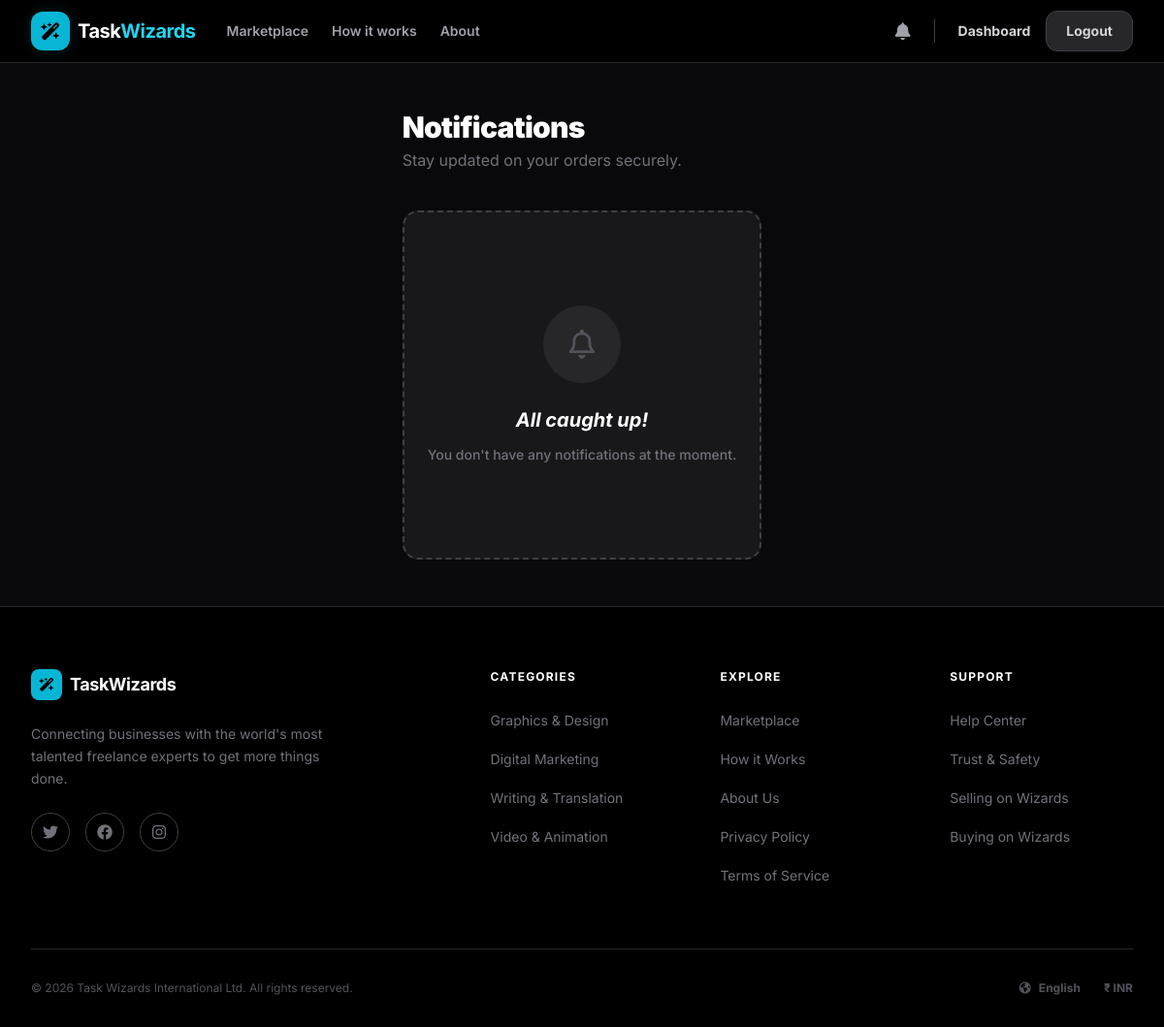
/marketplace/notifications/ (signed in), run on an earlier commit of the app's database.
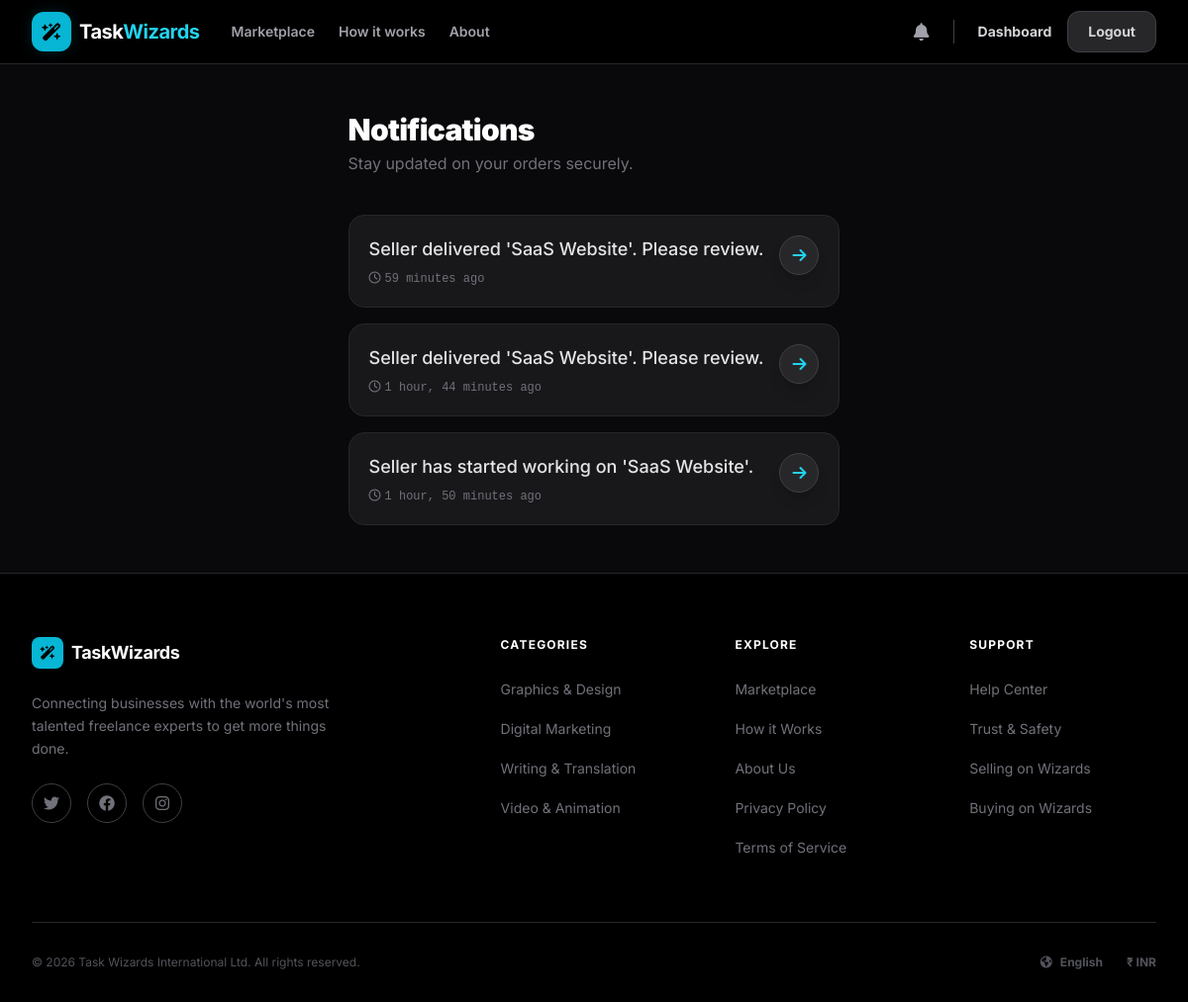
And on a later commit of the database.
### marketplace/models.py (models this page shows, shortened)
class Notification(models.Model):
    user = models.ForeignKey(settings.AUTH_USER_MODEL, on_delete=models.CASCADE, related_name="notifications")
    message = models.CharField(max_length=255)
    link = models.CharField(max_length=255, blank=True, null=True)
    is_read = models.BooleanField(default=False)
    created_at = models.DateTimeField(auto_now_add=True)
    class Meta:
        ordering = ["-created_at"]

### marketplace/views.py (the view)
# urls.py: path("notifications/", views.NotificationListView.as_view(), name="notification_list"),
class NotificationListView(LoginRequiredMixin, ListView):
    model = Notification
    template_name = "marketplace/notification_list.html"
    context_object_name = "notifications"
    def get_queryset(self):
        return Notification.objects.filter(user=self.request.user)

### marketplace/templates/marketplace/notification_list.html (shortened to what this page needs)
{% extends "account/base.html" %}
{% block content %}
<div class="max-w-4xl mx-auto px-4 sm:px-6 lg:px-8 py-12">
    <div class="mb-10 block">
        <h1 class="text-3xl font-black text-white tracking-tight">Notifications</h1>
        <p class="text-zinc-500 mt-1">Stay updated on your orders securely.</p>
    </div>
    {% if notifications %}
        <div class="space-y-4">
            {% for notification in notifications %}
            <div class="{% if not notification.is_read %}bg-zinc-800 border-cyan-500/50{% else %}bg-zinc-900 border-zinc-800{% endif %} rounded-2xl border p-5 flex items-start justify-between hover:border-zinc-600 transition-all duration-300">
                <div class="flex-1">
                    <p class="text-zinc-200 text-lg {% if not notification.is_read %}font-bold{% else %}font-medium{% endif %}">
                        {{ notification.message }}
                    </p>
                    <p class="text-zinc-500 text-xs mt-2 font-mono">
                        <i class="fa-regular fa-clock mr-1"></i>{{ notification.created_at|timesince }} ago
                    </p>
                </div>
                <div class="ml-4 flex items-center gap-3">
                    {% if notification.link %}
                        <a href="{{ notification.link }}" class="w-10 h-10 rounded-full bg-zinc-800 flex items-center justify-center text-cyan-400 hover:bg-cyan-500 hover:text-black transition-all shadow-lg border border-zinc-700 hover:border-cyan-400">
                            <i class="fa-solid fa-arrow-right"></i>
                        </a>
                    {% endif %}
                </div>
            </div>
            {% endfor %}
        </div>
    {% else %}
        <div class="py-24 bg-zinc-900 rounded-2xl border-2 border-dashed border-zinc-700 flex flex-col items-center justify-center text-center px-6">
            <div class="w-20 h-20 bg-zinc-800 rounded-full flex items-center justify-center text-zinc-600 mx-auto mb-6 text-3xl">
                <i class="fa-regular fa-bell"></i>
            </div>
            <h3 class="text-xl font-bold text-white italic">All caught up!</h3>
            <p class="text-zinc-500 text-sm mt-3 max-w-xs mx-auto font-medium">You don't have any notifications at the moment.</p>
        </div>
    {% endif %}
</div>
{% endblock %}

### account/templates/account/base.html (shortened to what this page needs)
<!DOCTYPE html>
<html lang="en">
<head>
    <script src="https://cdn.tailwindcss.com"></script>
    <link rel="stylesheet" href="https://cdnjs.cloudflare.com/ajax/libs/font-awesome/6.4.0/css/all.min.css">
</head>
<body class="min-h-screen bg-zinc-950 text-white antialiased flex flex-col font-sans">
    <nav class="bg-black/95 backdrop-blur-md border-b border-zinc-800 sticky top-0 z-50">
        <div class="max-w-7xl mx-auto px-4 sm:px-6 lg:px-8">
            <div class="flex justify-between h-16 items-center">
                <div class="flex items-center gap-8">
                    <a href="{% url 'home' %}" class="flex items-center gap-2 group">
                        <div class="w-10 h-10 rounded-xl bg-cyan-500 text-black flex items-center justify-center shadow-lg group-hover:scale-105 transition-transform cyan-glow-sm">
                            <i class="fa-solid fa-wand-magic-sparkles text-lg"></i>
                        </div>
                        <span class="text-xl font-bold text-white tracking-tight">Task<span class="text-cyan-400">Wizards</span></span>
                    </a>
                    <div class="hidden lg:flex items-center gap-6">
                        <a href="{% url 'marketplace:service_list' %}" class="text-sm font-semibold text-zinc-400 hover:text-cyan-400 transition-colors">Marketplace</a>
                        <a href="{% url 'how_it_works' %}" class="text-sm font-semibold text-zinc-400 hover:text-cyan-400 transition-colors">How it works</a>
                        <a href="{% url 'about' %}" class="text-sm font-semibold text-zinc-400 hover:text-cyan-400 transition-colors">About</a>
                    </div>
                </div>
                <div class="flex items-center gap-4">
                    {% if user.is_authenticated %}
                        <a href="{% url 'marketplace:notification_list' %}" class="relative text-zinc-400 hover:text-cyan-400 transition-colors" title="Notifications">
                            <i class="fa-solid fa-bell text-lg"></i>
                        </a>
                        <a href="{% if user.role == 'Buyer' %}{% url 'buyer_dashboard' %}{% else %}{% url 'seller_dashboard' %}{% endif %}" class="text-sm font-bold text-zinc-300 hover:text-cyan-400 transition-colors">Dashboard</a>
                        <a href="{% url 'logout' %}" class="px-5 py-2.5 rounded-xl bg-zinc-800 text-zinc-300 text-sm font-bold hover:bg-zinc-700 transition-all border border-zinc-700">Logout</a>
                    {% else %}
                        <a href="{% url 'login' %}" class="text-sm font-bold text-zinc-300 hover:text-cyan-400 transition-colors">Sign In</a>
                        <a href="{% url 'register' %}" class="px-5 py-2.5 rounded-xl bg-cyan-500 text-black text-sm font-bold hover:bg-cyan-400 transition-all shadow-lg cyan-glow-sm">Join Now</a>
                    {% endif %}
                </div>
            </div>
        </div>
    </nav>
    <main class="flex-grow flex flex-col w-full relative">
        <div class="relative z-10 w-full flex-grow flex flex-col">
            {% block content %}
            {% endblock content %}
        </div>
    </main>
    <footer class="bg-black border-t border-zinc-800 pt-16 pb-8">
        <div class="max-w-7xl mx-auto px-4 sm:px-6 lg:px-8">
            <div class="grid grid-cols-2 lg:grid-cols-5 gap-12 mb-16">
                <div class="col-span-2 space-y-6">
                    <a href="{% url 'home' %}" class="flex items-center gap-2">
                        <div class="w-8 h-8 rounded-lg bg-cyan-500 text-black flex items-center justify-center">
                            <i class="fa-solid fa-wand-magic-sparkles text-sm"></i>
                        </div>
                        <span class="text-lg font-bold text-white tracking-tight">TaskWizards</span>
                    </a>
                    <p class="text-zinc-500 text-sm max-w-xs leading-relaxed">
                        Connecting businesses with the world's most talented freelance experts to get more things done.
                    </p>
                    <div class="flex gap-4">
                        <a href="#" class="w-10 h-10 rounded-full border border-zinc-700 flex items-center justify-center text-zinc-500 hover:text-cyan-400 hover:border-cyan-500/50 transition-all">
                            <i class="fa-brands fa-twitter"></i>
                        </a>
                        <a href="#" class="w-10 h-10 rounded-full border border-zinc-700 flex items-center justify-center text-zinc-500 hover:text-cyan-400 hover:border-cyan-500/50 transition-all">
                            <i class="fa-brands fa-facebook"></i>
                        </a>
                        <a href="#" class="w-10 h-10 rounded-full border border-zinc-700 flex items-center justify-center text-zinc-500 hover:text-cyan-400 hover:border-cyan-500/50 transition-all">
                            <i class="fa-brands fa-instagram"></i>
                        </a>
                    </div>
                </div>
                <div>
                    <h4 class="font-bold text-white mb-6 uppercase text-xs tracking-widest">Categories</h4>
                    <ul class="space-y-4">
                        <li><a href="#" class="text-sm text-zinc-500 hover:text-cyan-400 transition-colors">Graphics &amp; Design</a></li>
                        <li><a href="#" class="text-sm text-zinc-500 hover:text-cyan-400 transition-colors">Digital Marketing</a></li>
                        <li><a href="#" class="text-sm text-zinc-500 hover:text-cyan-400 transition-colors">Writing &amp; Translation</a></li>
                        <li><a href="#" class="text-sm text-zinc-500 hover:text-cyan-400 transition-colors">Video &amp; Animation</a></li>
                    </ul>
                </div>
                <div>
                    <h4 class="font-bold text-white mb-6 uppercase text-xs tracking-widest">Explore</h4>
                    <ul class="space-y-4">
                        <li><a href="{% url 'marketplace:service_list' %}" class="text-sm text-zinc-500 hover:text-cyan-400 transition-colors">Marketplace</a></li>
                        <li><a href="{% url 'how_it_works' %}" class="text-sm text-zinc-500 hover:text-cyan-400 transition-colors">How it Works</a></li>
                        <li><a href="{% url 'about' %}" class="text-sm text-zinc-500 hover:text-cyan-400 transition-colors">About Us</a></li>
                        <li><a href="#" class="text-sm text-zinc-500 hover:text-cyan-400 transition-colors">Privacy Policy</a></li>
                        <li><a href="#" class="text-sm text-zinc-500 hover:text-cyan-400 transition-colors">Terms of Service</a></li>
                    </ul>
                </div>
                <div>
                    <h4 class="font-bold text-white mb-6 uppercase text-xs tracking-widest">Support</h4>
                    <ul class="space-y-4">
                        <li><a href="#" class="text-sm text-zinc-500 hover:text-cyan-400 transition-colors">Help Center</a></li>
                        <li><a href="#" class="text-sm text-zinc-500 hover:text-cyan-400 transition-colors">Trust &amp; Safety</a></li>
                        <li><a href="#" class="text-sm text-zinc-500 hover:text-cyan-400 transition-colors">Selling on Wizards</a></li>
                        <li><a href="#" class="text-sm text-zinc-500 hover:text-cyan-400 transition-colors">Buying on Wizards</a></li>
                    </ul>
                </div>
            </div>
            <div class="pt-8 border-t border-zinc-800 flex flex-col md:flex-row justify-between items-center gap-4">
                <p class="text-xs text-zinc-600">© 2026 Task Wizards International Ltd. All rights reserved.</p>
                <div class="flex items-center gap-6">
                    <span class="flex items-center gap-2 text-xs font-bold text-zinc-600">
                        <i class="fa-solid fa-earth-americas"></i> English
                    </span>
                    <span class="flex items-center gap-2 text-xs font-bold text-zinc-600">
                        ₹ INR
                    </span>
                </div>
            </div>
        </div>
    </footer>
</body>
</html>

What changed in the data, as far as the page shows it:
added Notification: message "Seller delivered 'SaaS Website'. Please review.", created_at "59 minutes"
added Notification: message "Seller delivered 'SaaS Website'. Please review.", created_at "1 hour, 44 minutes"
added Notification: message "Seller has started working on 'SaaS Website'.", created_at "1 hour, 50 minutes"
Also different on the page:
text no longer shown: "All caught up! You don't have any notifications at the moment."
